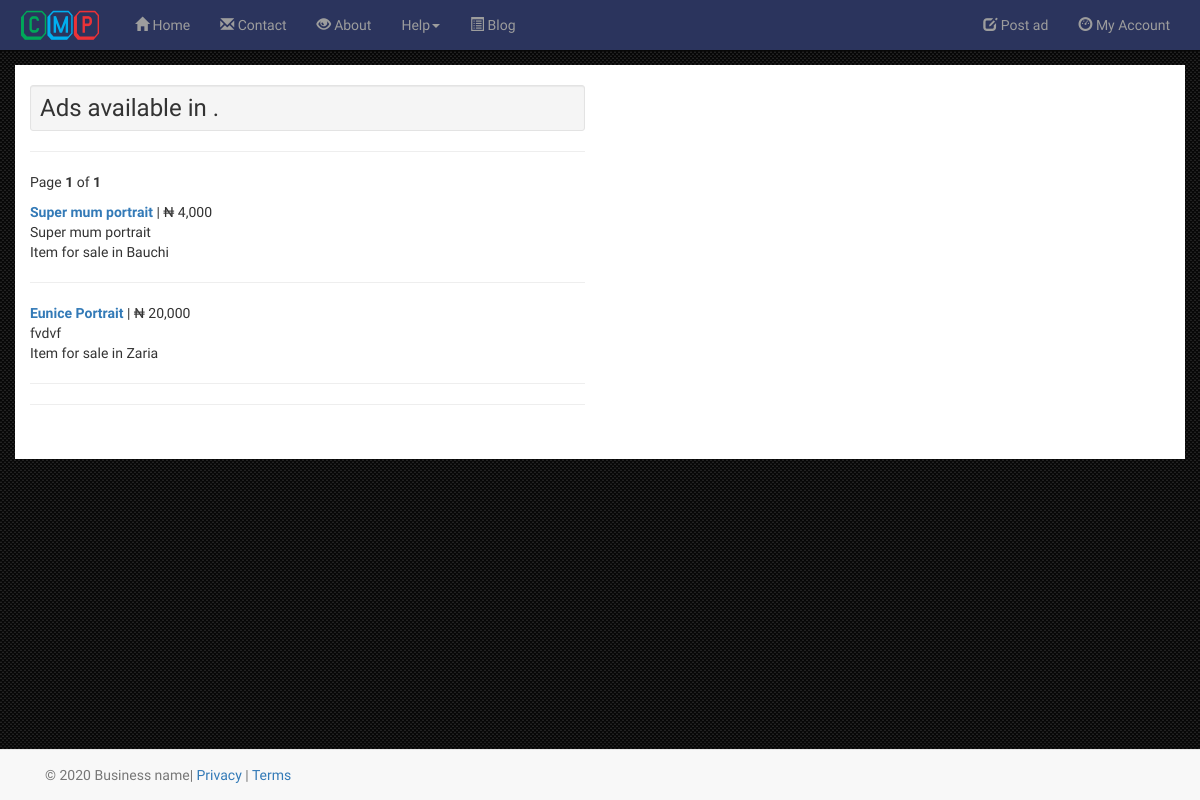
The page /ads-by-state.php on the database its author committed.
### tables this page shows
CREATE TABLE `ads` (
  `ad_id` int(255) NOT NULL,
  `ad_title` varchar(20) NOT NULL,
  `ad_type` varchar(20) NOT NULL,
  `ad_description` varchar(200) NOT NULL,
  `ad_price` varchar(15) NOT NULL,
  `ad_state` varchar(15) NOT NULL,
  `ad_town` varchar(20) NOT NULL,
  `ad_sellername` varchar(100) NOT NULL,
  `ad_contact` varchar(11) NOT NULL,
  `ad_email` varchar(20) NOT NULL,
  `ad_status` enum('0','1') NOT NULL DEFAULT '1',
  `ad_date` varchar(40) NOT NULL,
  `user_id` int(20) NOT NULL,
  `url` varchar(255) DEFAULT NULL,
  `ad_image` mediumblob DEFAULT NULL
);

### ads-by-state.php (the view, shortened to what this page needs)
<?php
require("dist/core/conx.php");
?>
<?php
 $sql = "SELECT COUNT(ad_id) FROM ads WHERE ad_status = '1' AND ad_state LIKE '%".mysqli_real_escape_string($link, $_POST['mySelection'])."%'";
 $query = mysqli_query($link, $sql) or die("An Error has occurred");
 $row = mysqli_fetch_row($query);
 $rows = $row[0];
 $page_rows = 50;
 $last = ceil($rows/$page_rows);
 $pagenum = 1;
 $limit = 'LIMIT ' .($pagenum - 1) * $page_rows. ',' . $page_rows;
 $sql ="SELECT * FROM ads WHERE ad_status = '1' AND ad_state LIKE '%".mysqli_real_escape_string($link, $_POST['mySelection'])."%' $limit";
 $query = mysqli_query($link, $sql) or die("An Error has occurred ");
 $textline1 = 'Ads available in'. " ".mysqli_real_escape_string($link, $_POST['mySelection']).'.';
 $textline2 = "Page <b>$pagenum</b> of <b>$last</b>";
 $paginationCtrls = '';
 $list = '';
 while ($row = mysqli_fetch_array($query, MYSQLI_ASSOC)){
 	$id = $row["ad_id"];
 	$name = $row["ad_title"];
 	$type = $row["ad_type"];
 	$price = $row["ad_price"];
 	$desc = $row["ad_description"];
 	$town = $row["ad_town"];
 	$url = $row["url"];
 	$famount = number_format($price);
 	$list.= '<p><a href="ad/'.$id.'/'.$url.'">'."<b>".''.$name .''."</b>"."</a>".' '.'| '.''.'₦ '.''.$famount. ''."<br>".'' .$desc."<br>". $type. ' '.' in '.'  ' .$town.''.'</p>'.'<hr>';
 }
?>
<!doctype html>
<html lang="en">
<head>
<link rel="stylesheet" href="dist/css/bootstrap.min.css">
<link rel="stylesheet" href="dist/css/cmp.css">
</head>
<body>
<div class="container" style="background-color:#FFF">
<?php include 'dist/header.php'; ?>
<div class="row">
<div class="col-md-6">
  <h3><?php echo "<div class='well well-sm' style='height:auto;'>".$textline1."</div>"; ?></h3><hr>
  <p><?php echo $textline2; ?></p>
  <p><?php echo $list; ?></p>
  <hr>
  <div id="pagination_controls"><?php echo $paginationCtrls; ?><br></div>
</div>
</div>
</div>
<div class="col-md-6">
</div>
<?php include 'dist/footer.php'; ?>
</body>
</html>

### rows shown on the page
ads: ad_title "Super mum portrait", ad_price "4,000", ad_description "Super mum portrait", ad_type "Item for sale", ad_town "Bauchi"
ads: ad_title "Eunice Portrait", ad_price "20,000", ad_description "fvdvf", ad_type "Item for sale", ad_town "Zaria"

### other values the page prints
$textline1 "Ads available in ."
$pagenum "1"
$last "1"
Date("Y") "2020"
